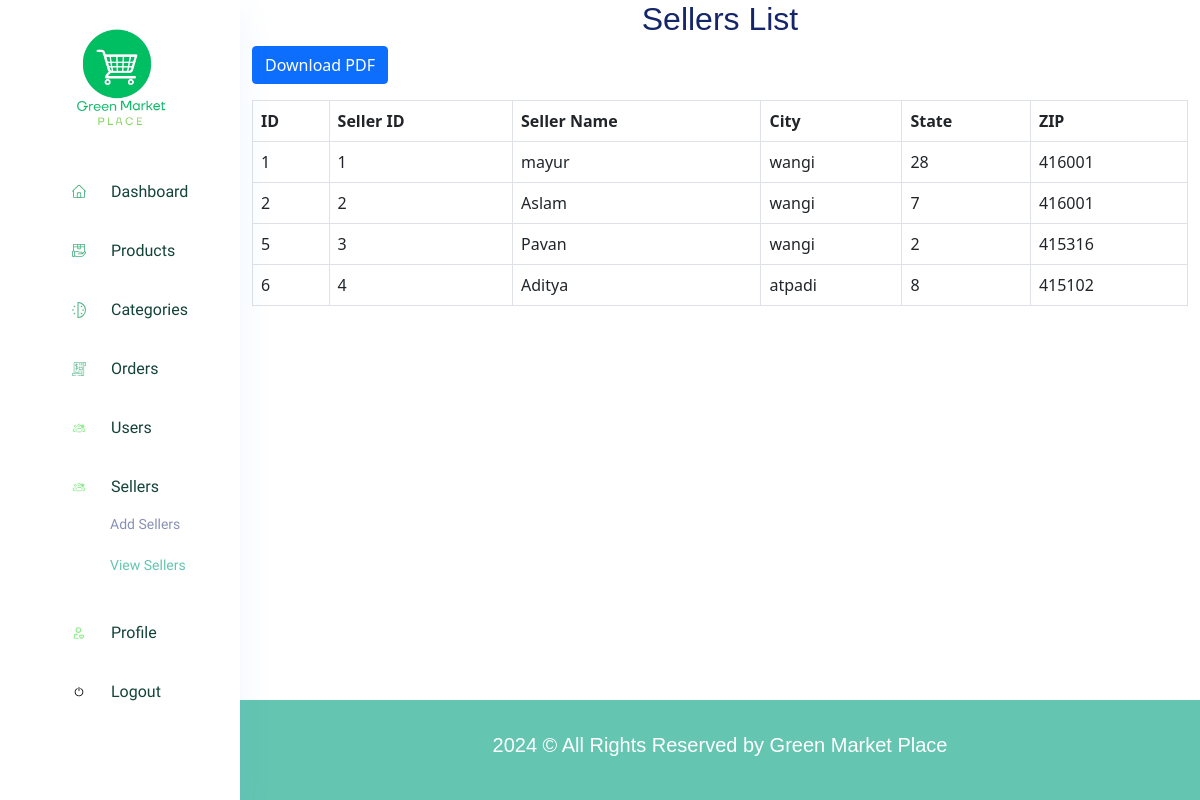
The app's page /Admin/viewsellers.php with its own data.
### tables this page shows
CREATE TABLE `sellers` (
  `id` int(11) NOT NULL,
  `seller_id` varchar(50) NOT NULL,
  `seller_name` varchar(100) NOT NULL,
  `address` varchar(255) NOT NULL,
  `address2` varchar(255) DEFAULT NULL,
  `city` varchar(100) NOT NULL,
  `state` varchar(100) NOT NULL,
  `zip` varchar(20) NOT NULL
);

### Admin/viewsellers.php (the view, shortened to what this page needs)
<?php
$servername = "localhost";
$username = "root";
$password = "";
$dbname = "gmp";
$conn = new mysqli($servername, $username, $password, $dbname);
$sql = "SELECT id, seller_id, seller_name, address, address2, city, state, zip FROM sellers";
$result = $conn->query($sql);
?>
<!DOCTYPE html>
<html lang="en">
<head>
    <link rel="stylesheet" href="css/style1.css" />
    <link rel="stylesheet" href="css/bootstrap1.min.css" />
    <link rel="stylesheet" href="css/metisMenu.css" />
</head>
<body class="crm_body_bg">
    <?php include('sidebar.php'); ?>
    <section class="main_content dashboard_part large_header_bg">
        <div class="container-fluid">
            <h2 class="text-center">Sellers List</h2>
            <div class="text-right mb-3">
                <a href="download_sellers.php" class="btn btn-primary">Download PDF</a>
            </div>
            <table class="table table-bordered">
                <thead>
                    <tr>
                        <th>ID</th>
                        <th>Seller ID</th>
                        <th>Seller Name</th>
                        <th>City</th>
                        <th>State</th>
                        <th>ZIP</th>
                    </tr>
                </thead>
                <tbody>
                    <?php
                    if ($result->num_rows > 0) {
                        while ($row = $result->fetch_assoc()) {
                            echo "<tr>
                                    <td>{$row['id']}</td>
                                    <td>{$row['seller_id']}</td>
                                    <td>{$row['seller_name']}</td>
                                    <td>{$row['city']}</td>
                                    <td>{$row['state']}</td>
                                    <td>{$row['zip']}</td>
                                  </tr>";
                        }
                    } else {
                        echo "<tr><td colspan='8'>No sellers found</td></tr>";
                    }
                    ?>
                </tbody>
            </table>
        </div>
        <div class="footer_part">
            <div class="container-fluid">
                <div class="row">
                    <div class="col-lg-12">
                        <div class="footer_iner text-center text-align-center">
                            <p class="fs-5">2024 © All Rights Reserved by Green Market Place</p>
                        </div>
                    </div>
                </div>
            </div>
        </div>
    </section>
</body>
</html>

### Admin/css/metisMenu.css (style rules this page uses)
a { text-decoration: none; }

### records on screen
sellers: id "1", seller "1", seller_name "mayur", city "wangi", state "28", zip "416001"
sellers: id "2", seller "2", seller_name "Aslam", city "wangi", state "7", zip "416001"
sellers: id "5", seller "3", seller_name "Pavan", city "wangi", state "2", zip "415316"
sellers: id "6", seller "4", seller_name "Aditya", city "atpadi", state "8", zip "415102"
